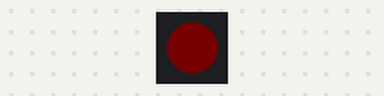
Bench run of a sketch on a simulated ESP32-S3. Shown: 1 RGB LEDs in strip order, left to right. Dim RGB values are drawn brighter than linear; what the sketch prints to the serial monitor is not drawn.

Above: at 0.67 s.
At 5.2 s:
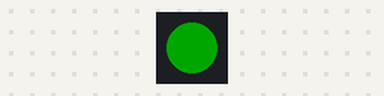
At 6.2 s:
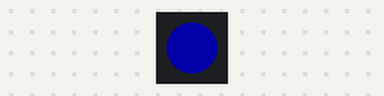
At 8.2 s:
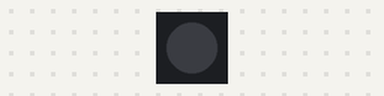
Timing chart, 0 to 11.3 s (numbered marks = the images above):
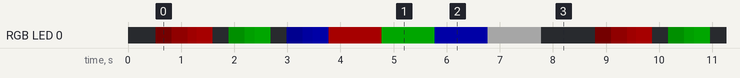

Measured:
- by itself, everything shown: repeats every 8.3 s, in 17 steps

The sketch:

ws2812b-single-test.ino
```cpp
// ============================================================
// WS2812B-5050 外部单颗测试 — ESP32-S3-DevKitC-1
// ============================================================
// Wiring:
//   ESP32-S3  5Vin(或3V3) -> WS2812B  VDD
//   ESP32-S3  GPIO15      -> WS2812B  DI
//   ESP32-S3  GND         -> WS2812B  GND
//   WS2812B  DO           -> (unconnected)
//
// 注：若 5Vin 供电读数为 0，可先用 3V3 给 VDD 供电验证灯珠能否点亮。
//
// Library: Adafruit NeoPixel 1.15.5
// Board: ESP32S3 Dev Module (esp32:esp32:esp32s3)
// ============================================================

#include <Adafruit_NeoPixel.h>

#define PIN         15          // ESP32-S3 GPIO15
#define NUMPIXELS   1           // 单颗灯珠

Adafruit_NeoPixel pixels(NUMPIXELS, PIN, NEO_GRB + NEO_KHZ800);

void setup() {
  Serial.begin(115200);
  delay(200);
  Serial.println("Onboard WS2812 (GPIO48) test starting...");

  pixels.begin();
  pixels.setBrightness(40);     // 首次测试先调低亮度，保护眼睛和灯珠
  pixels.clear();
  pixels.show();
  delay(300);
}

void loop() {
  // 1) 呼吸渐变：红 → 绿 → 蓝（也顺便验证颜色顺序 GRB）
  fade(255, 0, 0);   // 红
  fade(0, 255, 0);   // 绿
  fade(0, 0, 255);   // 蓝

  // 2) 单色常亮各 1 秒（方便肉眼核对颜色顺序）
  solid(255, 0, 0);
  solid(0, 255, 0);
  solid(0, 0, 255);

  // 3) 白色（三色全亮）
  solid(255, 255, 255);

  // 4) 熄灭
  pixels.clear();
  pixels.show();
  delay(1000);
}

void fade(uint8_t r, uint8_t g, uint8_t b) {
  for (int i = 0; i <= 255; i++) {
    pixels.setPixelColor(0, pixels.Color(
      (uint8_t)((long)r * i / 255),
      (uint8_t)((long)g * i / 255),
      (uint8_t)((long)b * i / 255)));
    pixels.show();
    delay(3);
  }
  delay(300);
}

void solid(uint8_t r, uint8_t g, uint8_t b) {
  pixels.setPixelColor(0, pixels.Color(r, g, b));
  pixels.show();
  delay(1000);
}
```
